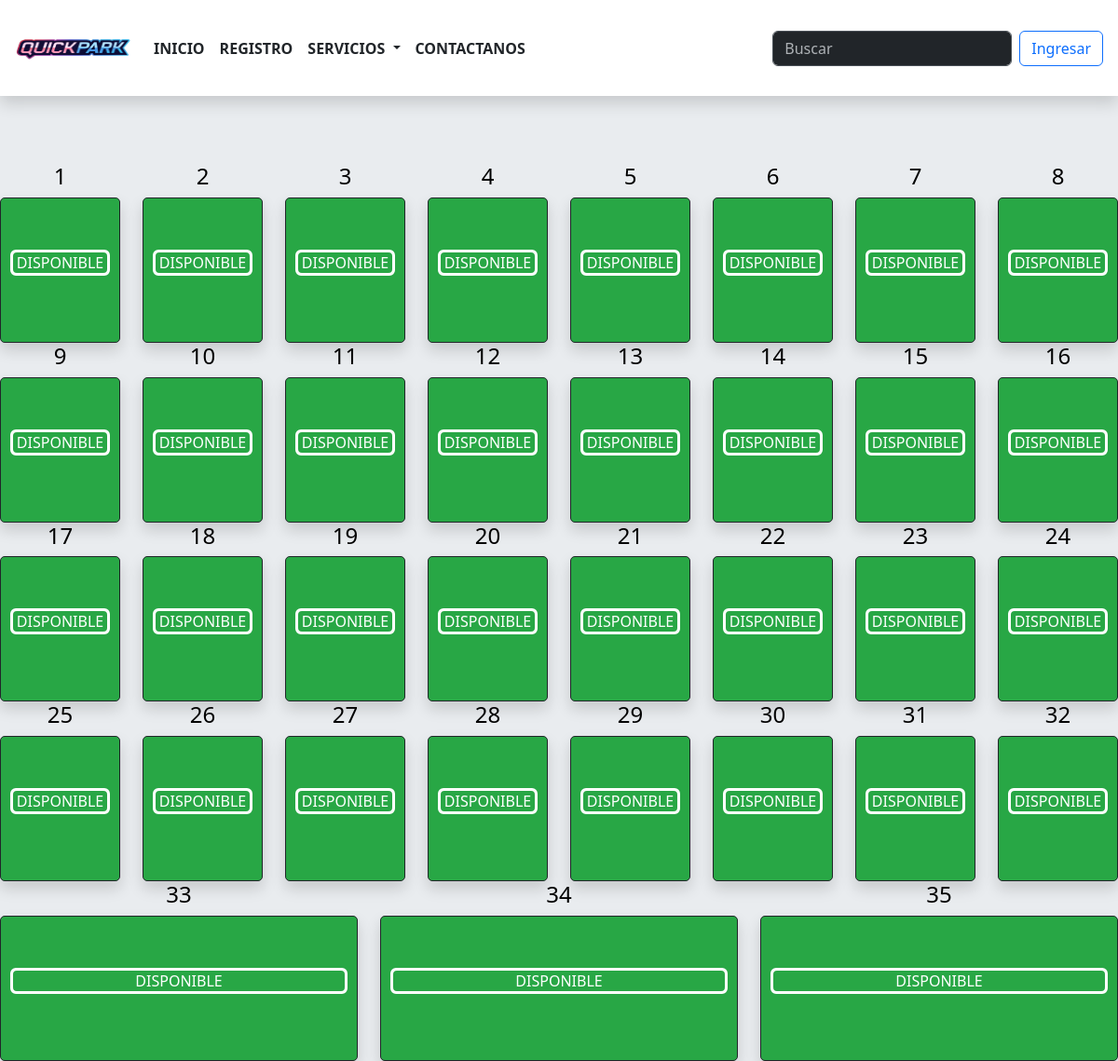
The page / on the database its author committed.
### tables this page shows
CREATE TABLE `tb_mapeos` (
  `id_map` int(11) NOT NULL,
  `nro_espacio` varchar(255) DEFAULT NULL,
  `estado_espacio` varchar(255) DEFAULT NULL,
  `obs` varchar(255) DEFAULT NULL,
  `fyh_creacion` datetime DEFAULT NULL,
  `fyh_actualizacion` datetime DEFAULT NULL,
  `fyh_eliminacion` datetime DEFAULT NULL,
  `estado` varchar(10) DEFAULT NULL
);

### index.php (the view, shortened to what this page needs)
<?php include('app/config.php');?>
<!DOCTYPE html>
<html lang="en">
<head>
    <link href="public/css/bootstrap.min.css" rel="stylesheet">
</head>
<body class="bg-body-secondary">
<nav class="navbar navbar-expand-lg shadow p-1 mb-5 bg-white" data-bs-theme="dark">
    <div class="container-fluid">
        <a class="navbar-brand" href="#">
            <img src="public\img\minimalist--futuristic--quickpark-letter.svg.png" alt="Bootstrap" width="125" height="85">
        </a>
        <div class="collapse navbar-collapse" id="navbarSupportedContent">
            <ul class="navbar-nav me-auto mb-2 mb-lg-0">
                <li class="nav-item">
                    <a class="nav-link active text-dark" aria-current="page" href="#"><b>INICIO</b></a>
                </li>
                <li class="nav-item">
                    <a class="nav-link active text-dark" href="#"><b>REGISTRO</b></a>
                </li>
                <li class="nav-item dropdown">
                    <a class="nav-link active dropdown-toggle text-dark" href="#" role="button" data-bs-toggle="dropdown" aria-expanded="false"><b>
                            SERVICIOS
                        </b>
                    </a>
                <li class="nav-item">
                    <a class="nav-link active text-dark" href="#"><b>CONTACTANOS</b></a>
                </li>
            </ul>
            <form class="d-flex" role="search">
                <input class="form-control me-2" type="search" placeholder="Buscar" aria-label="Buscar">
            </form>
            <button type="button" class="btn btn-outline-primary" data-bs-toggle="modal" data-bs-target="#exampleModal">
                Ingresar
            </button>
        </div>
    </div>
</nav>
<br>
<div class="row">
    <?php
    $query_mapeos = $pdo->prepare("SELECT * FROM tb_mapeos WHERE estado = '1' ");
    $query_mapeos->execute();
    $mapeos = $query_mapeos->fetchAll(PDO::FETCH_ASSOC);
    foreach($mapeos as $mapeo){
        $nro_espacio = $mapeo['nro_espacio'];
        $estado_espacio = $mapeo['estado_espacio'];
        if($estado_espacio == "DISPONIBLE"){ ?>
            <div class="col">
                <center>
                    <h4 style="color: #000000;"><?php echo $nro_espacio?></h4>
                    <button class="btn shadow" style="border: #686868; background-color: #28a745 ;border: 1px solid; border-radius: 5px; width: 100%; height: 156px">
                        <p style="outline-style: auto ; background-color: #28a745; color: #FFFFFF; border-radius: 5px; "><?php echo $estado_espacio?></p>
                    </button>
                </center>
            </div>
            <?php
        }if($estado_espacio == "OCUPADO"){ ?>
            <div class="col">
                <center>
                    <h4 style="color: #000000;"><?php echo $nro_espacio?></h4>
                    <button class="btn shadow" style="border: #686868;background-color: #da0023 ; border: 1px solid; border-radius: 5px">
                        <img src="<?php echo $URL;?>/public/img/vehicle.png" width="100px" alt="car">
                        <p style="outline-style: auto ; background-color: #da0023; color: #FFFFFF; border-radius: 5px; "><?php echo $estado_espacio?></p>
                    </button>
                </center>
            </div>
            <?php
        }
        ?>
        <?php
    }
    ?>
</div>
</body>
</html>

### rows shown on the page
tb_mapeos: nro_espacio "1", estado_espacio "DISPONIBLE"
tb_mapeos: nro_espacio "2", estado_espacio "DISPONIBLE"
tb_mapeos: nro_espacio "3", estado_espacio "DISPONIBLE"
tb_mapeos: nro_espacio "4", estado_espacio "DISPONIBLE"
tb_mapeos: nro_espacio "5", estado_espacio "DISPONIBLE"
tb_mapeos: nro_espacio "6", estado_espacio "DISPONIBLE"
tb_mapeos: nro_espacio "7", estado_espacio "DISPONIBLE"
tb_mapeos: nro_espacio "8", estado_espacio "DISPONIBLE"
tb_mapeos: nro_espacio "9", estado_espacio "DISPONIBLE"
tb_mapeos: nro_espacio "10", estado_espacio "DISPONIBLE"
tb_mapeos: nro_espacio "11", estado_espacio "DISPONIBLE"
tb_mapeos: nro_espacio "12", estado_espacio "DISPONIBLE"
tb_mapeos: nro_espacio "13", estado_espacio "DISPONIBLE"
tb_mapeos: nro_espacio "14", estado_espacio "DISPONIBLE"
tb_mapeos: nro_espacio "15", estado_espacio "DISPONIBLE"
tb_mapeos: nro_espacio "16", estado_espacio "DISPONIBLE"
tb_mapeos: nro_espacio "17", estado_espacio "DISPONIBLE"
tb_mapeos: nro_espacio "18", estado_espacio "DISPONIBLE"
tb_mapeos: nro_espacio "19", estado_espacio "DISPONIBLE"
tb_mapeos: nro_espacio "20", estado_espacio "DISPONIBLE"
tb_mapeos: nro_espacio "21", estado_espacio "DISPONIBLE"
tb_mapeos: nro_espacio "22", estado_espacio "DISPONIBLE"
tb_mapeos: nro_espacio "23", estado_espacio "DISPONIBLE"
tb_mapeos: nro_espacio "24", estado_espacio "DISPONIBLE"
tb_mapeos: nro_espacio "25", estado_espacio "DISPONIBLE"
tb_mapeos: nro_espacio "26", estado_espacio "DISPONIBLE"
tb_mapeos: nro_espacio "27", estado_espacio "DISPONIBLE"
tb_mapeos: nro_espacio "28", estado_espacio "DISPONIBLE"
tb_mapeos: nro_espacio "29", estado_espacio "DISPONIBLE"
tb_mapeos: nro_espacio "30", estado_espacio "DISPONIBLE"
tb_mapeos: nro_espacio "31", estado_espacio "DISPONIBLE"
tb_mapeos: nro_espacio "32", estado_espacio "DISPONIBLE"
tb_mapeos: nro_espacio "33", estado_espacio "DISPONIBLE"
tb_mapeos: nro_espacio "34", estado_espacio "DISPONIBLE"
tb_mapeos: nro_espacio "35", estado_espacio "DISPONIBLE"
